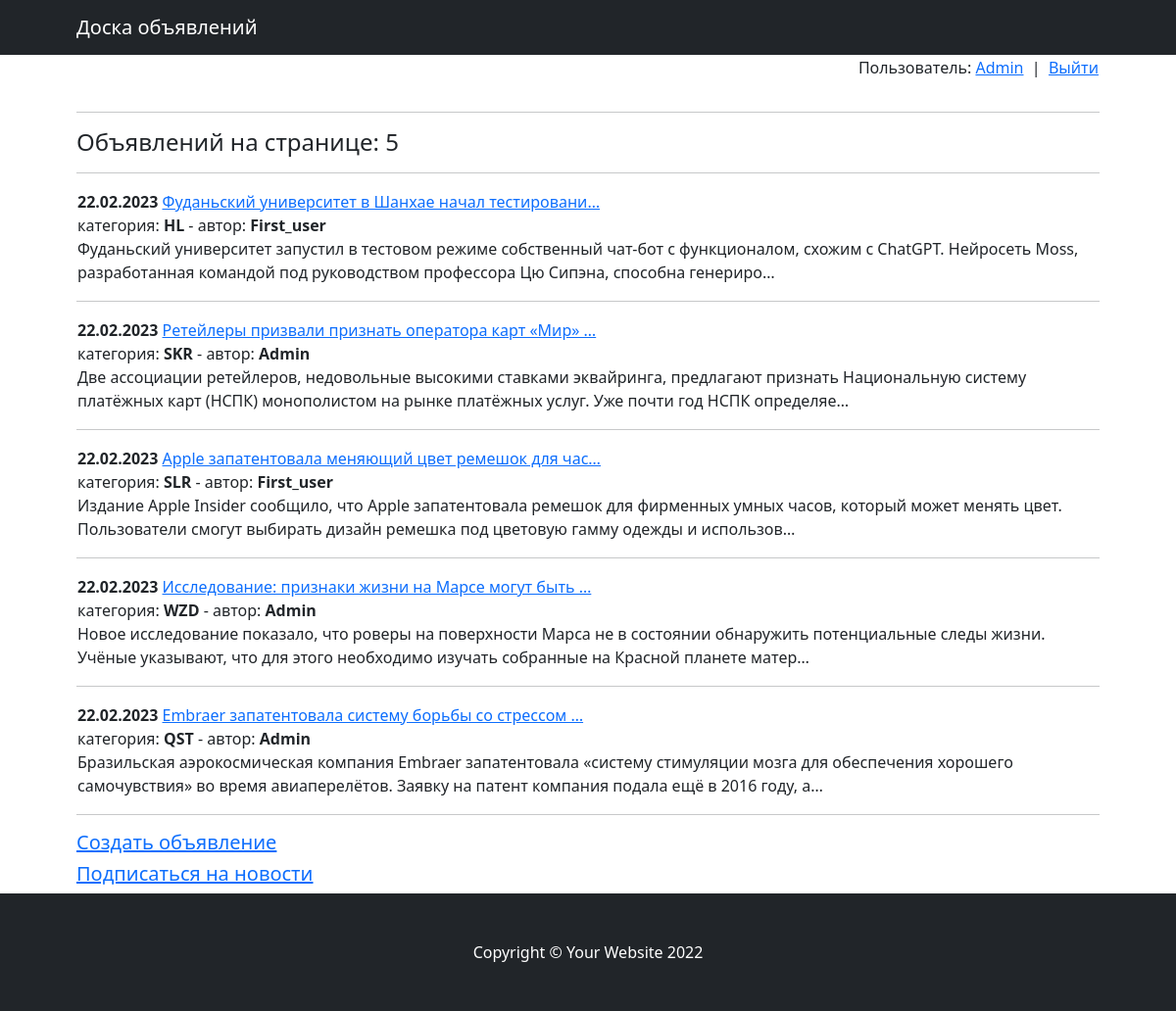
Screenshot of /board/ (signed in) with the database file from the repository.
### board/models.py (models this page shows, shortened)
class Posts(models.Model):
    author = models.ForeignKey(Authors, null=True, on_delete=models.CASCADE)
    post_title = models.CharField(max_length=100, default='')
    post_text = models.TextField(default='')
    date_create = models.DateTimeField(auto_now_add=True)
    name_category = models.CharField(max_length=5, choices=resource.CATEGORIES_SELECT, default='')

class Authors(models.Model):
    user = models.ForeignKey(User, on_delete=models.CASCADE, blank=True, null=True)
    rate = models.IntegerField(default=0)
    subscribers = models.BooleanField(default=False)

### board/views.py (the view)
# urls.py: path('', PostsList.as_view(), name='posts_list'),
class PostsList(ListView):
    model = Posts
    ordering = '-date_create'
    template_name = 'board.html'
    context_object_name = 'posts'
    def get_context_data(self, **kwargs):
        context = super().get_context_data(**kwargs)
        context['is_not_authors'] = not self.request.user.groups.filter(name='authors').exists()
        return context

### templates/board.html (shortened to what this page needs)
{% extends 'flatpages/default.html' %}
{% block content %}
{% include 'auth.html' %}
<hr>
<h4> Объявлений на странице: {{ posts|length }} </h4>
<hr>
    {% if posts %}
        {% for post in posts %}
        <table border = 0 width = 100%>
            <tr>
                <td align="left">
                    <b>{{ post.date_create|date:'d.m.Y' }}</b>
                    <a href="/board/{{post.pk}}">{{ post.post_title|truncatechars:50 }}</a>
                    <br>
                    категория: <b>{{ post.name_category }}</b> - автор: <b>{{ post.author.user.username }}</b>
                    <br>
                    {{ post.post_text|truncatechars:200 }}
                </td>
            </tr>
        </table>
        <hr>
        {% endfor %}
    {% else %}
        <h2>Новостей нет</h2>
    {% endif %}
    {% if user.is_authenticated %}
        <h5><a href="create/{{ post.id }}">Создать объявление</a></h5>
        {% if portal_user.subscribers %}
            <h5><a href="unsubscribe/">Отписаться от новостей</a></h5>
        {% else %}
            <h5><a href="subscribe/">Подписаться на новости</a></h5>
        {% endif %}
    {% endif %}
{% endblock content %}

### templates/auth.html
<table width="100%" border="0">
        <tr>
            <td align="right">
                {% if request.user.username %}
                <p>Пользователь: <a href="/welcome/">{{request.user.username}}</a> &nbsp|&nbsp <a href="/sign/logout/">Выйти</a>
                {% else %}
                <a href="/sign/login"> Войти в систему </a> | <a href="/sign/signup"> Регистрация </a>
                {% endif %}
            </td>
        </tr>
    </table>

### rows the page displays
Posts: date_create "22.02.2023", post_title "Фуданьский университет в Шанхае начал тестировани…", name_category "HL", author.user.username "First_user", post_text "Фуданьский университет запустил в тестовом режиме собственный чат-бот с функционалом, схожим с ChatGPT. Нейросеть Moss, разработанная командой под руководством профессора Цю Сипэна, способна генериро…"
Posts: date_create "22.02.2023", post_title "Ретейлеры призвали признать оператора карт «Мир» …", name_category "SKR", author.user.username "Admin", post_text "Две ассоциации ретейлеров, недовольные высокими ставками эквайринга, предлагают признать Национальную систему платёжных карт (НСПК) монополистом на рынке платёжных услуг. Уже почти год НСПК определяе…"
Posts: date_create "22.02.2023", post_title "Apple запатентовала меняющий цвет ремешок для час…", name_category "SLR", author.user.username "First_user", post_text "Издание Apple Insider сообщило, что Apple запатентовала ремешок для фирменных умных часов, который может менять цвет. Пользователи смогут выбирать дизайн ремешка под цветовую гамму одежды и использов…"
Posts: date_create "22.02.2023", post_title "Исследование: признаки жизни на Марсе могут быть …", name_category "WZD", author.user.username "Admin", post_text "Новое исследование показало, что роверы на поверхности Марса не в состоянии обнаружить потенциальные следы жизни. Учёные указывают, что для этого необходимо изучать собранные на Красной планете матер…"
Posts: date_create "22.02.2023", post_title "Embraer запатентовала систему борьбы со стрессом …", name_category "QST", author.user.username "Admin", post_text "Бразильская аэрокосмическая компания Embraer запатентовала «систему стимуляции мозга для обеспечения хорошего самочувствия» во время авиаперелётов. Заявку на патент компания подала ещё в 2016 году, а…"

### other values shown
{{ request.user.username }} "Admin"
{{ posts|length }} "5"
